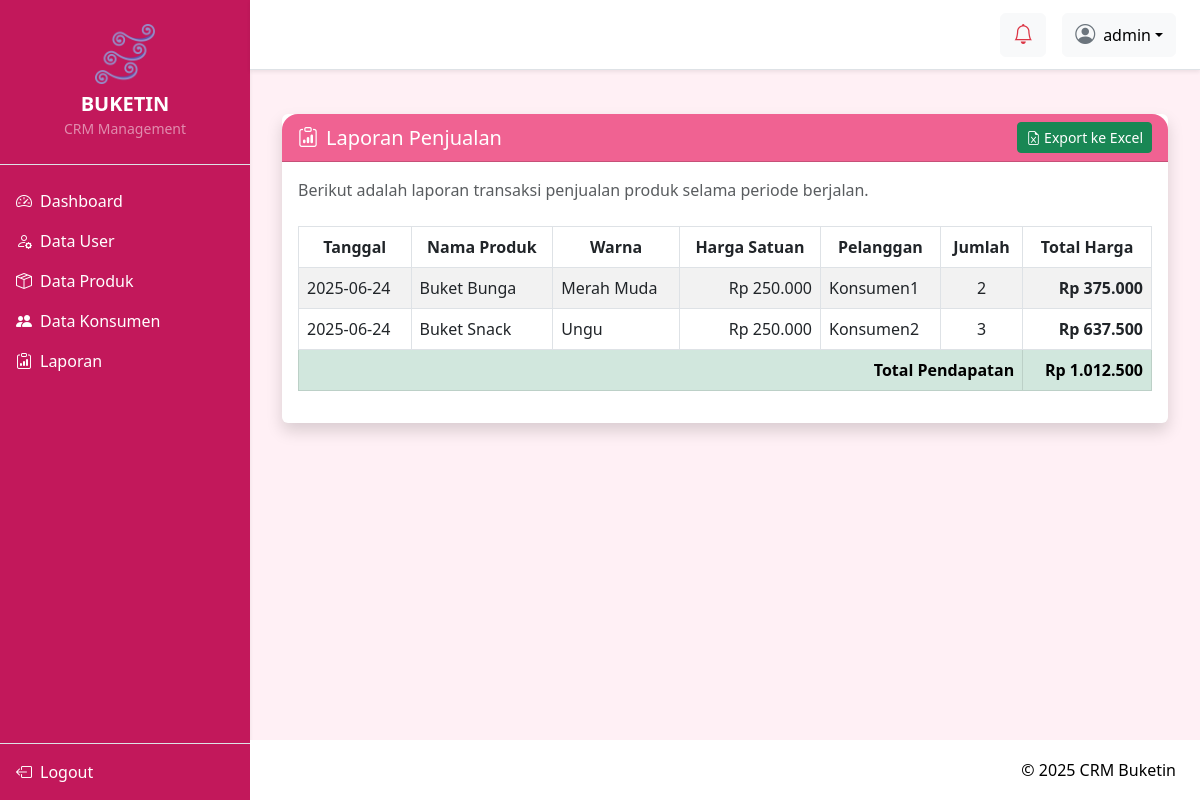
The page /view/report.php (signed in) on the database its author committed.
### tables this page shows
CREATE TABLE `penjualan` (
  `id` int(11) NOT NULL,
  `id_produk` int(11) NOT NULL,
  `id_pelanggan` int(11) NOT NULL,
  `tanggal` date NOT NULL,
  `jumlah` int(11) NOT NULL,
  `total_harga` int(11) NOT NULL,
  `id_diskon` int(11) DEFAULT NULL
);

CREATE TABLE `produk` (
  `id` int(11) NOT NULL,
  `nama` varchar(100) NOT NULL,
  `warna` varchar(50) NOT NULL,
  `harga` int(11) NOT NULL,
  `gambar` varchar(255) DEFAULT NULL
);

CREATE TABLE `konsumen` (
  `id` int(11) NOT NULL,
  `nama` varchar(100) NOT NULL,
  `no_hp` varchar(20) NOT NULL,
  `alamat` text NOT NULL,
  `status` enum('member','biasa') NOT NULL DEFAULT 'biasa'
);

### view/report.php (the view, shortened to what this page needs)
<?php
include '../connect/database.php';
$penjualan = $conn->query("
    SELECT
        p.id,
        pr.nama AS nama_produk,
        pr.warna,
        pr.harga,
        kn.nama AS nama_pelanggan,
        p.jumlah,
        p.tanggal,
        p.total_harga
    FROM penjualan p
    JOIN produk pr ON p.id_produk = pr.id
    JOIN konsumen kn ON p.id_pelanggan = kn.id
    ORDER BY p.tanggal DESC
");
$totalPendapatan = 0;
?>
<!DOCTYPE html>
<html lang="id">
<head>
    <link href="https://cdn.jsdelivr.net/npm/bootstrap@5.3.0/dist/css/bootstrap.min.css" rel="stylesheet">
    <link href="https://cdn.jsdelivr.net/npm/bootstrap-icons@1.10.5/font/bootstrap-icons.css" rel="stylesheet">
</head>
<body>
<?php include '../layout/navbar.php'; ?>
<div class="main-content">
    <?php include '../layout/header.php'; ?>
    <div class="content-wrapper">
        <div class="container mt-4">
            <div class="card shadow border-0">
                <div class="card-header bg-dark text-white d-flex justify-content-between align-items-center rounded-top">
                    <h5 class="mb-0"><i class="bi bi-clipboard-data me-2"></i>Laporan Penjualan</h5>
                    <a href="../controller/export_excel.php" class="btn btn-success btn-sm">
                        <i class="bi bi-file-earmark-excel"></i> Export ke Excel
                    </a>
                </div>
                <div class="card-body">
                    <p class="mb-4 text-muted">Berikut adalah laporan transaksi penjualan produk selama periode berjalan.</p>
                    <div class="table-responsive">
                        <table class="table table-bordered table-striped align-middle">
                            <thead class="table-white text-center">
                                <tr>
                                    <th>Tanggal</th>
                                    <th>Nama Produk</th>
                                    <th>Warna</th>
                                    <th>Harga Satuan</th>
                                    <th>Pelanggan</th>
                                    <th>Jumlah</th>
                                    <th>Total Harga</th>
                                </tr>
                            </thead>
                            <tbody>
                                <?php while($row = $penjualan->fetch_assoc()): ?>
                                    <?php $totalPendapatan += $row['total_harga']; ?>
                                    <tr>
                                        <td><?= htmlspecialchars($row['tanggal']) ?></td>
                                        <td><?= htmlspecialchars($row['nama_produk']) ?></td>
                                        <td><?= htmlspecialchars($row['warna']) ?></td>
                                        <td class="text-end">Rp <?= number_format($row['harga'], 0, ',', '.') ?></td>
                                        <td><?= htmlspecialchars($row['nama_pelanggan']) ?></td>
                                        <td class="text-center"><?= $row['jumlah'] ?></td>
                                        <td class="text-end fw-semibold">Rp <?= number_format($row['total_harga'], 0, ',', '.') ?></td>
                                    </tr>
                                <?php endwhile; ?>
                            </tbody>
                            <tfoot>
                                <tr class="table-success fw-bold text-end">
                                    <td colspan="6">Total Pendapatan</td>
                                    <td>Rp <?= number_format($totalPendapatan, 0, ',', '.') ?></td>
                                </tr>
                            </tfoot>
                        </table>
                    </div>
                </div>
            </div>
        </div>
    </div>
    <?php include '../layout/footer.php'; ?>
</div>
</body>
</html>

### view/report.php (style rules this page uses)
html, body { margin: 0; height: 100%; overflow: hidden; background-color: #fff0f5; color: #4a4a4a; font-family: 'Segoe UI', sans-serif; }
.main-content { margin-left: 250px; padding-top: 70px; padding-bottom: 60px; height: 100vh; overflow: hidden; display: flex; flex-direction: column; }
.content-wrapper { flex: 1; overflow-y: auto; padding: 20px; }
.card-header { background-color: #f06292 !important; color: white !important; font-weight: 600; border-top-left-radius: 1rem !important; border-top-right-radius: 1rem !important; }

### rows shown on the page
penjualan: tanggal "2025-06-24", id_produk.nama "Buket Bunga", id_produk.warna "Merah Muda", id_produk.harga "250.000", id_pelanggan.nama "Konsumen1", jumlah "2", total_harga "375.000"
penjualan: tanggal "2025-06-24", id_produk.nama "Buket Snack", id_produk.warna "Ungu", id_produk.harga "250.000", id_pelanggan.nama "Konsumen2", jumlah "3", total_harga "637.500"

### other values the page prints
$_SESSION['role'] "admin"
$totalPendapatan "1.012.500"
